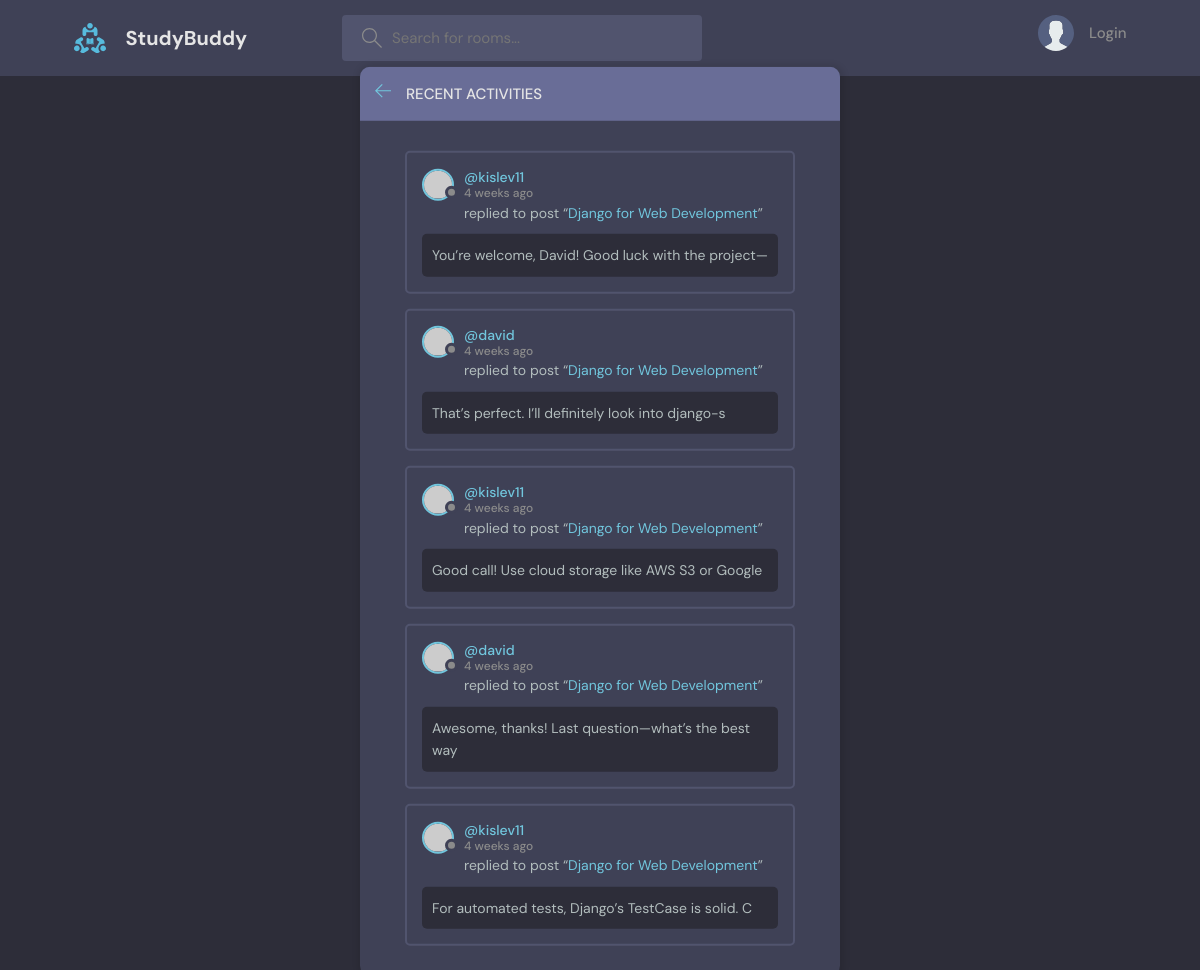
The page /activity/ on the database its author committed.
### base/models.py (models this page shows)
class Message(models.Model):
    user = models.ForeignKey(settings.AUTH_USER_MODEL, on_delete=models.CASCADE)
    room = models.ForeignKey(Room, on_delete=models.CASCADE)
    body = models.TextField()
    updated = models.DateTimeField(auto_now=True)
    created = models.DateTimeField(auto_now_add=True)
    class Meta:
        ordering = ["-updated", "-created"]
    def __str__(self):
        return self.body[:50]

class Room(models.Model):
    host = models.ForeignKey(
        settings.AUTH_USER_MODEL, on_delete=models.SET_NULL, null=True
    )
    topic = models.ForeignKey(Topic, on_delete=models.SET_NULL, null=True)
    name = models.CharField(max_length=200)
    description = models.TextField(null=True, blank=True)
    participants = models.ManyToManyField(
        settings.AUTH_USER_MODEL, related_name="participants", blank=True
    )
    updated = models.DateTimeField(auto_now=True)
    created = models.DateTimeField(auto_now_add=True)
    class Meta:
        ordering = ["-updated"]
    def __str__(self):
        return self.name

### base/views.py (the view)
# urls.py: path("activity/", views.activity_page, name="activity"),
def activity_page(request):
    room_messages = Message.objects.all()[:5]
    context = {"activity": room_messages}
    return render(request, "activity.html", context)

### base/templates/activity.html
{% extends 'index.html' %} {% block content %}
<main class="layout">
  <div class="container">
    <div class="layout__box">
      <div class="layout__boxHeader">
        <div class="layout__boxTitle">
          <a href="{{ request.META.HTTP_REFERER|default:'/' }}">
            <svg
              version="1.1"
              xmlns="http://www.w3.org/2000/svg"
              width="32"
              height="32"
              viewBox="0 0 32 32"
            >
              <title>arrow-left</title>
              <path
                d="M13.723 2.286l-13.723 13.714 13.719 13.714 1.616-1.611-10.96-10.96h27.625v-2.286h-27.625l10.965-10.965-1.616-1.607z"
              ></path>
            </svg>
          </a>
          <h3>Recent Activities</h3>
        </div>
      </div>
      <div class="activities-page layout__body">
        {% include 'components/activity_component.html' %}
      </div>
    </div>
  </div>
</main>
{% endblock content %}

### base/templates/components/activity_component.html (shortened to what this page needs)
{% for message in activity %}
<div class="activities__box">
  <div class="activities__boxHeader roomListRoom__header">
    <a
      href="{% url 'user-profile' message.user.id %}"
      class="roomListRoom__author"
    >
      <div class="avatar avatar--small">
        <img src="https://placehold.co/128x128" />
      </div>
      <p>
        @{{message.user}}
        <span>{{message.created|timesince}} ago</span>
      </p>
    </a>
  </div>
  <div class="activities__boxContent">
    <p>
      replied to post “<a href="{% url 'room' message.room.id %}"
        >{{message.room}}</a
      >”
    </p>
    <div class="activities__boxRoomContent">{{message}}</div>
  </div>
</div>
{% endfor %}

### static/styles/style.css (style rules this page uses)
:root { --color-main: #71c6dd; --color-main-light: #e1f6fb; --color-dark: #3f4156; --color-dark-medium: #51546e; --color-dark-light: #696d97; --color-light: #e5e5e5; --color-gray: #8b8b8b; --color-light-gray: #b2bdbd; --color-bg: #2d2d39; --color-success: #5dd693; --color-error: #fc4b0b; }
* { font-family: "DM Sans", -apple-system, BlinkMacSystemFont, "Segoe UI", Roboto, Oxygen, Ubuntu, Cantarell, "Open Sans", "Helvetica Neue", sans-serif; margin: 0; padding: 0; box-sizing: border-box; text-rendering: optimizeLegibility; font-size: inherit; }
html { font-size: 56.25%; }
@media only screen and (min-width: 1200px) { html { font-size: 62.5%; } }
body { line-height: 1.6; font-weight: 400; font-size: 1.5rem; color: var(--color-light-gray); background-color: var(--color-bg); min-height: 100vh; }
img { width: 100%; }
a { display: inline-block; color: var(--color-main); text-decoration: none; }
.container { max-width: 120rem; width: 90%; margin: auto; }
.avatar { position: relative; display: inline-block; border-radius: 50%; border: 2px solid var(--color-main); }
.avatar img { display: block; border-radius: 50%; object-fit: cover; object-position: center; }
.avatar::after { content: ""; display: block; position: absolute; background-color: var(--color-gray); z-index: 111; border-radius: 50%; border: 0.3rem solid var(--color-dark); }
.avatar.avatar--small img { width: 2.8rem; height: 2.8rem; }
.avatar.avatar--small:after { width: 0.7rem; height: 0.7rem; bottom: 0px; right: -6px; }
.layout { margin-top: 2.4rem; }
.layout > .container { display: flex; justify-content: space-between; align-items: flex-start; }
.layout__box { width: 90%; max-width: 48rem; min-height: 40rem; position: absolute; top: 50%; left: 50%; transform: translate(-50%, -46%); background-color: var(--color-dark); border-radius: 1rem; box-shadow: 1px 1px 6px 3px rgba(0, 0, 0, 0.1); overflow: hidden; }
.layout__boxHeader { display: flex; padding: 1.5rem; background-color: var(--color-dark-light); }
.layout__boxTitle { display: flex; gap: 1.5rem; align-items: center; }
.layout__boxTitle h3 { text-transform: uppercase; font-weight: 500; color: var(--color-light); }
.layout__boxTitle svg { width: 1.6rem; height: 1.6rem; fill: var(--color-main); }
.layout__body { margin: 3rem; }
.roomListRoom__header { display: flex; justify-content: space-between; align-items: center; }
.roomListRoom__author { font-weight: 500; display: flex; align-items: center; gap: 1rem; }
.activities__box { margin: 1.5rem; padding: 1.5rem; border: 2px solid var(--color-dark-medium); border-radius: 5px; }
.activities__boxHeader p { font-size: 1.4rem; line-height: 1.3; }
.activities__boxHeader p span { color: var(--color-gray); font-size: 1.2rem; display: block; }
.activities__boxContent { margin-left: 4.2rem; }
.activities__boxContent { font-size: 1.4rem; }
.activities__boxRoomContent { background: var(--color-bg); padding: 1rem; border-radius: 5px; margin-top: 1rem; margin-left: -4.2rem; }

### rows shown on the page
Message: user "kislev11", created "4 weeks", room "Django for Web Development", body "You’re welcome, David! Good luck with the project—"
Message: user "david", created "4 weeks", room "Django for Web Development", body "That’s perfect. I’ll definitely look into django-s"
Message: user "kislev11", created "4 weeks", room "Django for Web Development", body "Good call! Use cloud storage like AWS S3 or Google"
Message: user "david", created "4 weeks", room "Django for Web Development", body "Awesome, thanks! Last question—what’s the best way"
Message: user "kislev11", created "4 weeks", room "Django for Web Development", body "For automated tests, Django’s TestCase is solid. C"
